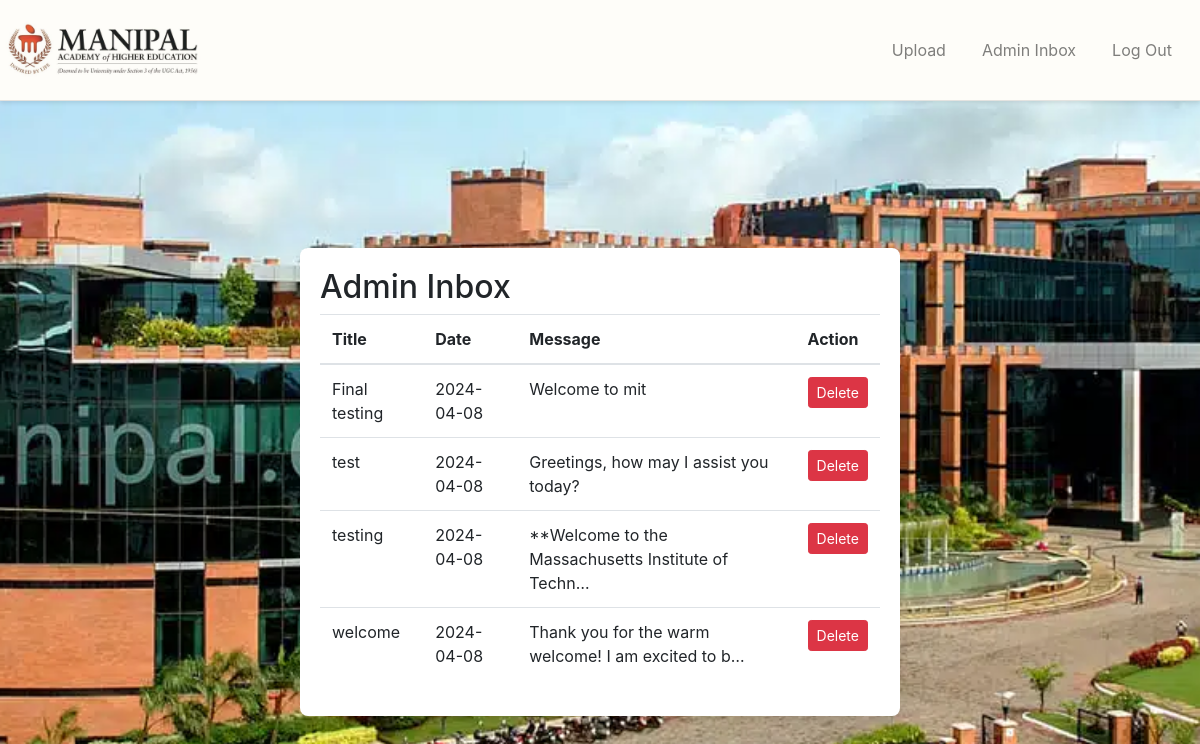
The page /admin_inbox/ (signed in) on the database its author committed.
### userApp/models.py (models this page shows)
class NewsLetter(models.Model):
    department = models.ForeignKey(Department, on_delete=models.CASCADE)
    date = models.DateField(default=datetime.now)
    title = models.CharField(max_length=20)
    message = models.CharField(max_length=10000)
    image = models.ImageField(upload_to=upload_to)

### userApp/views.py (the view)
# urls.py: path('admin_inbox/', views.admin_inbox, name='admin_inbox'),
@login_required
@user_passes_test(is_admin)
def admin_inbox(request):
    newsletters = NewsLetter.objects.all()
    return render(request, 'admin_inbox.html', {'newsletters': newsletters})

### userApp/views.py (called while the page is built)
def is_admin(user):
    return user.is_staff

### userApp/template/admin_inbox.html (shortened to what this page needs)
<!DOCTYPE html>
<html lang="en">
<head>
    {% load static %}
    <link rel="stylesheet" href="https://stackpath.bootstrapcdn.com/bootstrap/4.5.2/css/bootstrap.min.css">
</head>
<body>
    <nav class="navbar navbar-expand-lg navbar-light ">
        <a class="navbar-brand" href="#">
            {% load static %}
            <img src="{% static 'userApp/manipal.jpg' %}" height="70vw" alt="LOGO">
        </a>
        <div class="collapse navbar-collapse justify-content-end" id="navbarNavAltMarkup">
            <div class="navbar-nav">
                <a class="nav-item nav-link" href="{% url 'adminPage' %}">Upload</a>
                <a class="nav-item nav-link" href="{% url 'admin_inbox' %}">Admin Inbox</a>
                <a class="nav-item nav-link" href="{% url 'logout' %}" id="logoutTab">Log Out</a>
            </div>
        </div>
    </nav>
    <div class="container mt-5">
        <h2>Admin Inbox</h2>
        <table class="table table-hover">
            <thead>
                <tr>
                    <th>Title</th>
                    <th>Date</th>
                    <th>Message</th>
                    <th>Action</th>
                </tr>
            </thead>
            <tbody>
                {% for newsletter in newsletters %}
                <tr ondblclick="editMessage('{{ newsletter.id }}')">
                    <td>{{ newsletter.title }}</td>
                    <td>{{ newsletter.date|date:"Y-m-d" }}</td>
                    <td>{{ newsletter.message|truncatechars:50 }}</td>
                    <td>
                        <button class="btn btn-danger btn-sm" onclick="event.stopPropagation(); confirmDelete('{{ newsletter.id }}')">Delete</button>
                    </td>
                </tr>
                {% empty %}
                <tr>
                    <td colspan="4">No messages available.</td>
                </tr>
                {% endfor %}
            </tbody>
        </table>
    </div>
</body>
</html>

### rows shown on the page
NewsLetter: title "Final testing", date "2024-04-08", message "Welcome to mit"
NewsLetter: title "test", date "2024-04-08", message "Greetings, how may I assist you today?"
NewsLetter: title "testing", date "2024-04-08", message "**Welcome to the Massachusetts Institute of Techn…"
NewsLetter: title "welcome", date "2024-04-08", message "Thank you for the warm welcome! I am excited to b…"
